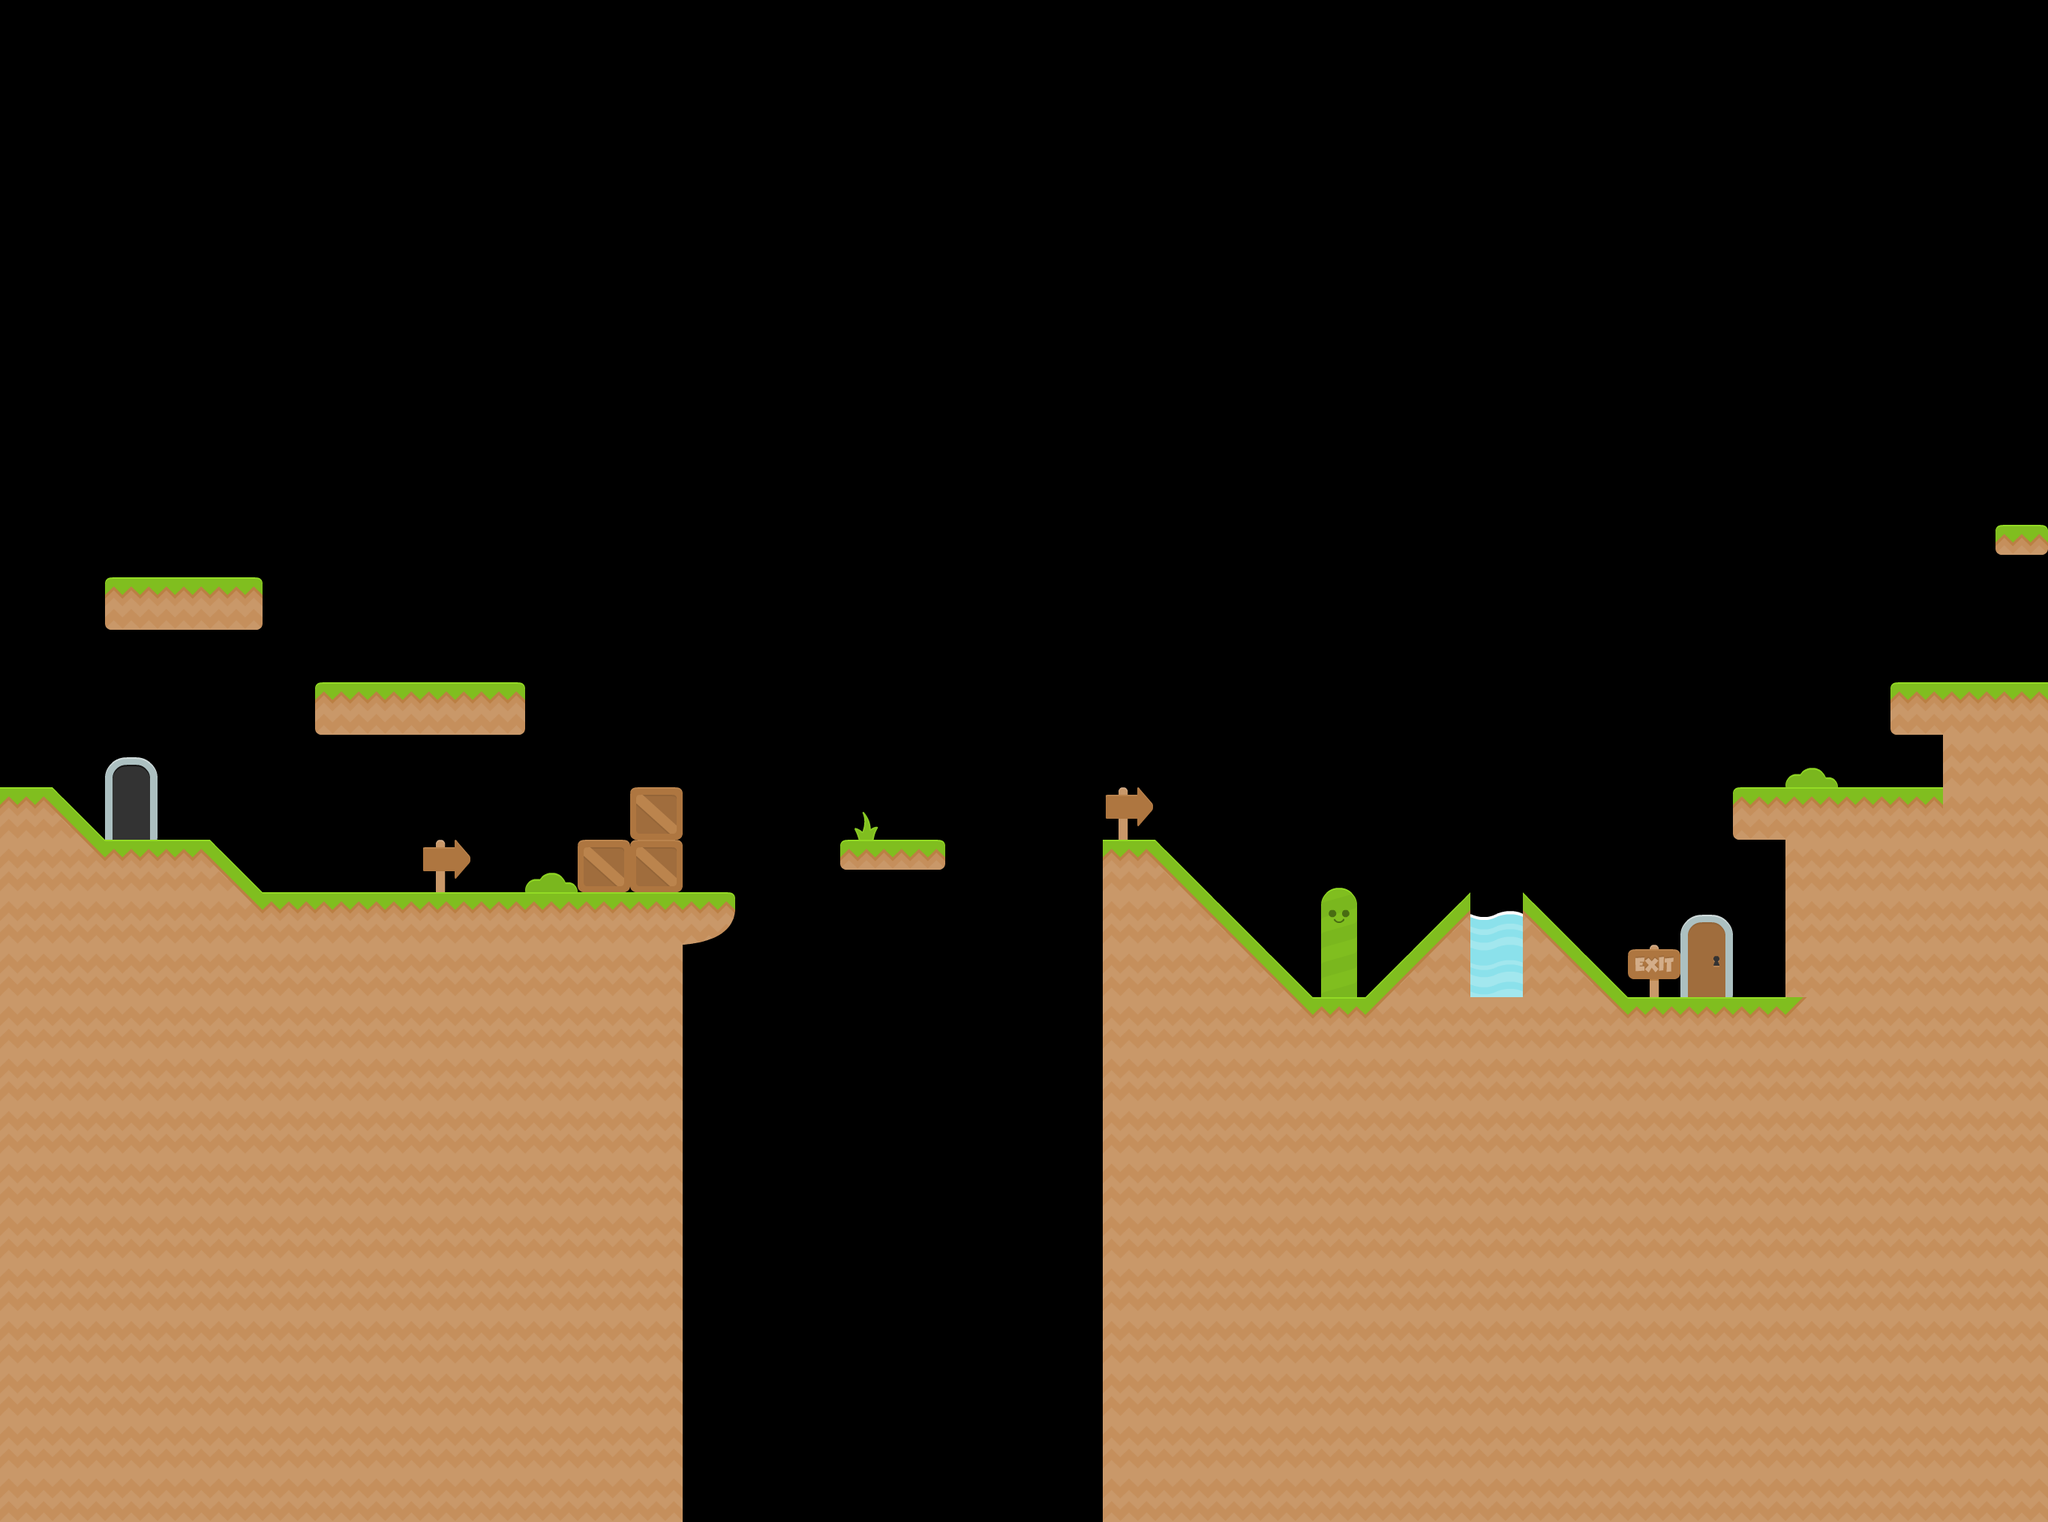

Below is a game level as drawn by its tile map, then a one-line description and the .tmx that defines it (tile-layer data replaced by summaries):
An orthogonal 39x29 tile map with 70x70 px tiles, 5 tile layers (Cave, CaveForeground, caveHide, ground, ...), 2 tilesets and 49 objects (start, end, open, caveEntrance, caveExit, ...).

<map version="1.4" tiledversion="1.4.2" orientation="orthogonal" renderorder="right-down" width="39" height="29" tilewidth="70" tileheight="70" infinite="0" nextlayerid="18" nextobjectid="132">
 <editorsettings>
  <export target="../old1.lua" format="lua" />
 </editorsettings>
 <tileset firstgid="1" name="tiles_spritesheet" tilewidth="70" tileheight="70" spacing="2" tilecount="169" columns="13">
  <image source="../../assets/Tiles/tiles_spritesheet.png" width="944" height="936" />
  <tile id="7">
   <animation>
    <frame tileid="7" duration="125" />
    <frame tileid="168" duration="125" />
   </animation>
  </tile>
  <tile id="27">
   <animation>
    <frame tileid="27" duration="125" />
    <frame tileid="40" duration="125" />
   </animation>
  </tile>
  <tile id="46">
   <animation>
    <frame tileid="46" duration="125" />
    <frame tileid="141" duration="125" />
   </animation>
  </tile>
  <tile id="110">
   <animation>
    <frame tileid="110" duration="125" />
    <frame tileid="90" duration="125" />
   </animation>
  </tile>
  <tile id="149">
   <animation>
    <frame tileid="149" duration="125" />
    <frame tileid="77" duration="125" />
   </animation>
  </tile>
 </tileset>
 <tileset firstgid="170" name="items_spritesheet" tilewidth="70" tileheight="70" spacing="2" tilecount="63" columns="7">
  <image source="../../assets/Items/items_spritesheet.png" width="504" height="648" />
 </tileset>
 <layer id="5" name="Cave" width="39" height="29">
  <data>[1131 cells, 43 non-empty, 1 distinct tile ids]</data>
 </layer>
 <layer id="7" name="CaveForeground" width="39" height="29">
  <data>[1131 cells, 5 non-empty, 3 distinct tile ids]</data>
 </layer>
 <layer id="9" name="caveHide" width="39" height="29">
  <data>[1131 cells, 43 non-empty, 1 distinct tile ids]</data>
 </layer>
 <layer id="1" name="ground" width="39" height="29">
  <data>[1131 cells, 355 non-empty, 13 distinct tile ids]</data>
 </layer>
 <layer id="2" name="Foreground" width="39" height="29">
  <data>[1131 cells, 12 non-empty, 11 distinct tile ids]</data>
 </layer>
 <objectgroup color="#ff0000" id="3" name="solid">
  <properties>
   <property name="collidable" type="bool" value="true" />
  </properties>
  <object id="2" x="770" y="1120" width="140" height="70" />
  <object id="3" x="840" y="1050" width="70" height="70">
   <properties>
    <property name="solid" type="bool" value="true" />
   </properties>
  </object>
  <object id="4" x="910" y="1190" width="70" height="70">
   <properties>
    <property name="solid" type="bool" value="true" />
   </properties>
  </object>
  <object id="10" x="1120" y="1120" width="140" height="40">
   <properties>
    <property name="solid" type="bool" value="true" />
   </properties>
  </object>
  <object id="14" x="350" y="1190" width="560" height="840" />
  <object id="30" x="420" y="910" width="280" height="70" />
  <object id="35" x="140" y="770" width="210" height="70" />
  <object id="36" x="350" y="1190">
   <polygon points="0,0 -70,-70 -210,-70 -280,-140 -350,-140 -350,840 0,840" />
  </object>
  <object id="38" x="1540" y="1120">
   <polygon points="0,0 210,210 0,210" />
  </object>
  <object id="39" x="1820" y="1330">
   <polygon points="0,0 140,-140 140,0" />
  </object>
  <object id="40" x="2030" y="1190">
   <polygon points="0,0 140,140 0,140" />
  </object>
  <object id="47" x="1470" y="1120" width="70" height="210" />
  <object id="58" x="2660" y="700" width="70" height="40" />
  <object id="61" x="-70" y="0" width="70" height="1120" />
  <object id="62" x="2730" y="0" width="70" height="980" />
  <object id="71" x="2520" y="910" width="35" height="52" />
  <object id="73" x="2555" y="910" width="175" height="10" />
  <object id="108" x="2730" y="980">
   <polygon points="0,0 70,0 70,1137.5 -1260,1137.5 -1260,350 -350,350 -350,140 -420,140 -420,70 -140,70 -140,140 -210,140 -210,210 -280,210 -280,420 -350,420 -350,490 -560,490 -560,560 -630,560 -630,630 -980,630 -980,840 -630,840 -630,770 -560,770 -560,700 -490,700 -490,630 -280,630 -280,560 -210,560 -210,350 -140,350 -140,280 -70,280 -70,210 0,210" />
  </object>
 </objectgroup>
 <objectgroup id="6" name="deadly" />
 <objectgroup id="11" name="startEnd">
  <object id="89" name="start" x="70" y="840">
   <point />
  </object>
  <object id="113" name="end" x="2240" y="1225" width="70" height="105" />
  <object id="118" name="end" type="open" x="140" y="1015" width="70" height="105" />
 </objectgroup>
 <objectgroup id="13" name="caveEntrance">
  <object id="103" name="caveEntrance" x="2560" y="920" width="140" height="140" />
 </objectgroup>
 <objectgroup id="14" name="caveExit">
  <object id="104" name="caveExit" x="2420" y="910" width="140" height="140" />
 </objectgroup>
 <objectgroup id="12" name="coins">
  <object id="90" x="210" y="630">
   <point />
  </object>
  <object id="91" x="560" y="770">
   <point />
  </object>
  <object id="92" x="210" y="980">
   <point />
  </object>
  <object id="93" x="560" y="1120">
   <point />
  </object>
  <object id="94" x="1540" y="910">
   <point />
  </object>
  <object id="95" x="1750" y="1050">
   <point />
  </object>
  <object id="96" x="1400" y="1190">
   <point />
  </object>
  <object id="97" x="2135" y="1662.5">
   <point />
  </object>
  <object id="98" x="2520" y="1260">
   <point />
  </object>
  <object id="105" x="2170" y="770">
   <point />
  </object>
 </objectgroup>
 <objectgroup id="16" name="spikes">
  <object id="115" x="420" y="1155" width="70" height="35" />
  <object id="116" x="560" y="875" width="70" height="35" />
 </objectgroup>
 <objectgroup id="15" name="keys">
  <object id="107" name="keyYellow" x="2170" y="1207.5">
   <point />
  </object>
  <object id="110" name="keyGreen" x="1995" y="1102.5">
   <point />
  </object>
  <object id="111" name="keyBlue" x="2065" y="1102.5">
   <point />
  </object>
  <object id="112" name="keyRed" x="1837.5" y="1172.5">
   <point />
  </object>
 </objectgroup>
 <objectgroup id="17" name="clouds">
  <object id="119" x="507.5" y="227.5">
   <point />
  </object>
  <object id="120" x="910" y="612.5">
   <point />
  </object>
  <object id="121" x="1207.5" y="210">
   <point />
  </object>
  <object id="122" x="1522.5" y="647.5">
   <point />
  </object>
  <object id="124" x="735" y="385">
   <point />
  </object>
  <object id="126" x="1767.5" y="157.5">
   <point />
  </object>
  <object id="127" x="2012.5" y="490">
   <point />
  </object>
  <object id="128" x="2555" y="385">
   <point />
  </object>
  <object id="130" x="1767.5" y="1137.5">
   <point />
  </object>
  <object id="131" x="1190" y="1610">
   <point />
  </object>
 </objectgroup>
</map>
